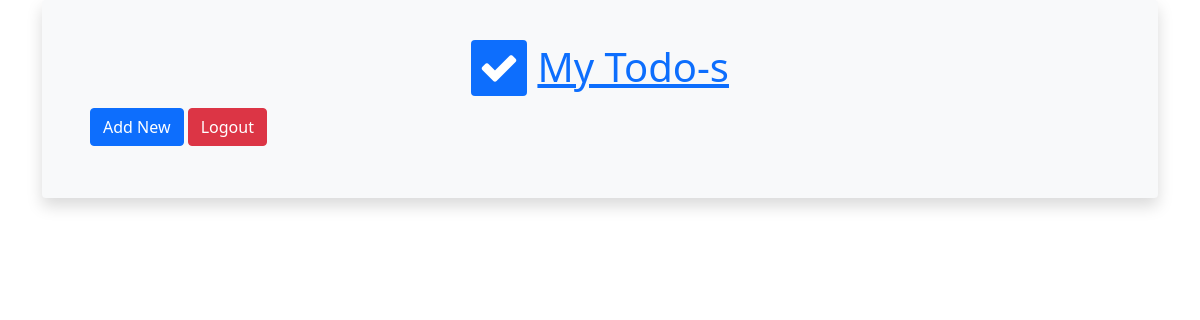
The page / (signed in) on the database as committed earlier.
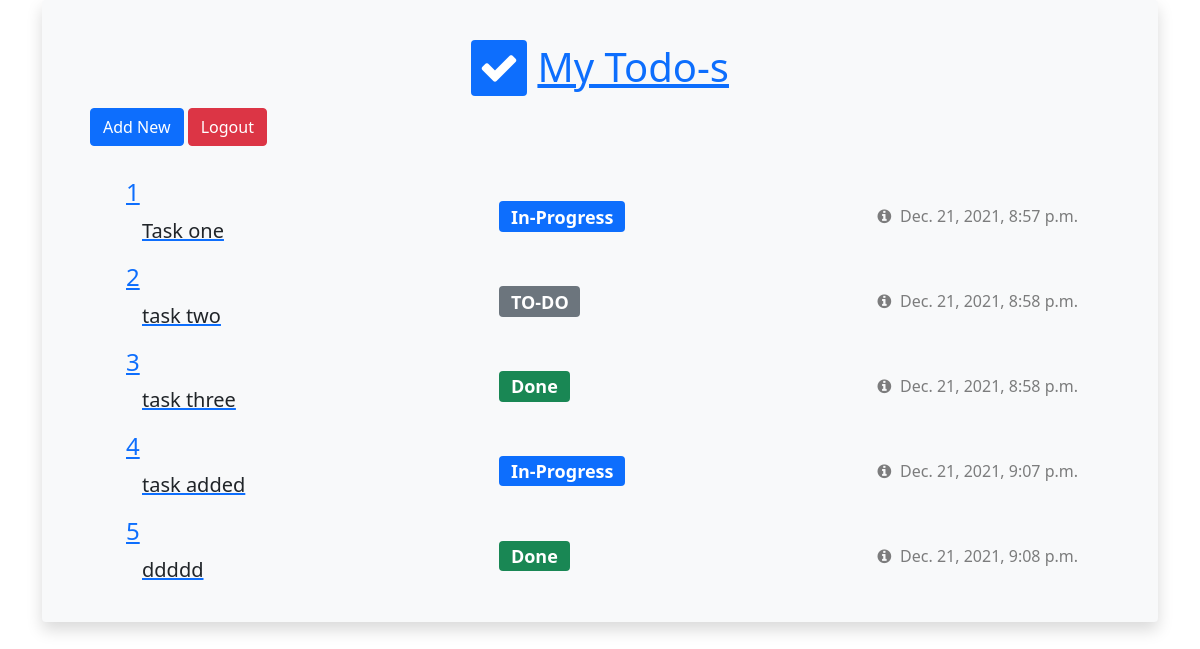
The same page on the database as committed later.
### todo/models.py (models this page shows, shortened)
class Task(models.Model):
    title = models.CharField(max_length=300)
    state = models.CharField(
        max_length=1, choices=TASKSTATES.choices, default=TASKSTATES.TODO
    )
    creation_date = models.DateTimeField(auto_now_add=True)

### todo/views.py (the view)
# urls.py: path("", views.dashboard, name="dashboard"),
def dashboard(request):
    if not request.user.is_authenticated:
        return redirect("%s?next=%s" % (settings.LOGIN_URL, request.path))
    tasks = Task.objects.all()
    return render(request, "dashboard.html", {"tasks": tasks})

### todo/templates/dashboard.html (shortened to what this page needs)
{% extends "base.html" %}
{% block content %}
<div class="container m-6 p-2 rounded mx-auto bg-light shadow">
    <div class="row m-1 p-4">
        <div class="col">
            <div class="p-1 h1 text-primary text-center mx-auto display-inline-block">
                <i class="fa fa-check bg-primary text-white rounded p-2"></i>
                <u>My Todo-s</u>
            </div>
            <a class="btn btn-primary" href="/todolist/add/" role="button">Add New</a>
            <a class="btn btn-danger" href="/user/logout" role="button">Logout</a>
        </div>
    </div>
    <div class="row mx-1 px-5 pb-3 w-80">
        <div class="col mx-auto">
            {% for task in tasks %}
            <div class="row px-3 align-items-center todo-item rounded">
                <div class="col px-1 m-1 d-flex align-items-center">
                    <a href="{{task.id}}">
                        <h4 class="mb-0">{{task.id}} </h4>
                        <input type="text"
                            class="form-control form-control-lg border-0 edit-todo-input bg-transparent rounded px-3"
                            readonly value="{{task.title}}" title="{{task.title}}" />
                    </a>
                </div>
                <div class="col px-1  m-1 d-flex">
                    <h4 class="mb-0"><span
                            class="{% if task.state == 'T' %}badge bg-secondary{% endif %} {% if task.state == 'I' %}badge bg-primary{% endif %} {% if task.state == 'D' %}badge bg-success{% endif %}">{{task.get_state_display}}</span>
                    </h4>
                </div>
                <div class="col-auto m-1 p-0 todo-actions">
                    <div class="row todo-created-info">
                        <div class="col-auto d-flex align-items-center pr-2">
                            <i class="fa fa-info-circle my-2 px-2 text-black-50 btn" data-toggle="tooltip"
                                data-placement="bottom" title="Creation date" data-original-title="Created date"></i>
                            <label class="date-label my-2 text-black-50">{{task.creation_date}}</label>
                        </div>
                    </div>
                </div>
            </div>
            {% endfor %}
        </div>
    </div>
</div>
{% endblock content %}

### todo/templates/base.html (shortened to what this page needs)
<!doctype html>
<html lang="en">
<head>
    <link rel="stylesheet" href="https://stackpath.bootstrapcdn.com/bootstrap/5.0.0-alpha1/css/bootstrap.min.css"
>
    <link rel="stylesheet" href="https://stackpath.bootstrapcdn.com/font-awesome/4.7.0/css/font-awesome.min.css">
</head>
<body>
    <div class="container">
        {% block content %}
        {% endblock content %}
    </div>
</body>
</html>

Rows that differ between the two databases and show on the page:
added Task: id "1", title "Task one", state "In-Progress", creation_date "Dec. 21, 2021, 8:57 p.m."
added Task: id "2", title "task two", state "TO-DO", creation_date "Dec. 21, 2021, 8:58 p.m."
added Task: id "3", title "task three", state "Done", creation_date "Dec. 21, 2021, 8:58 p.m."
added Task: id "4", title "task added", state "In-Progress", creation_date "Dec. 21, 2021, 9:07 p.m."
added Task: id "5", title "ddddd", state "Done", creation_date "Dec. 21, 2021, 9:08 p.m."
